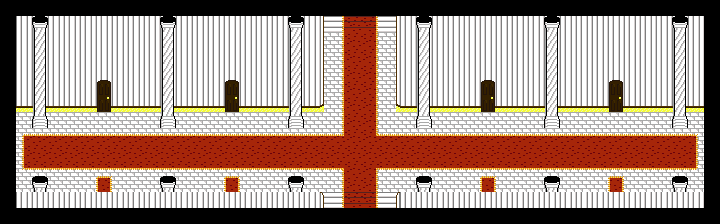

This is a level from a 2D game, rendered from its Tiled map with the project's own tilesets. A one-line summary and the complete map file follow:
An orthogonal 45x14 tile map with 16x16 px tiles, 5 tile layers (sol, mur, element_interactif, deco, ...), 2 tilesets.

<map version="1.9" tiledversion="1.9.2" orientation="orthogonal" renderorder="right-down" width="45" height="14" tilewidth="16" tileheight="16" infinite="0" nextlayerid="7" nextobjectid="1">
 <tileset firstgid="1" source="../tsx/Chato_int1.tsx" />
 <tileset firstgid="43" source="../tsx/collisions.tsx" />
 <layer id="1" name="sol" width="45" height="14">
  <data encoding="csv">
0,0,0,0,0,0,0,0,0,0,0,0,0,0,0,0,0,0,0,0,0,0,0,0,0,0,0,0,0,0,0,0,0,0,0,0,0,0,0,0,0,0,0,0,0,
0,0,0,0,0,0,0,0,0,0,0,0,0,0,0,0,0,0,0,0,0,0,0,0,0,0,0,0,0,0,0,0,0,0,0,0,0,0,0,0,0,0,0,0,0,
0,0,0,0,0,0,0,0,0,0,0,0,0,0,0,0,0,0,0,0,14,14,14,14,14,0,0,0,0,0,0,0,0,0,0,0,0,0,0,0,0,0,0,0,0,
0,0,0,0,0,0,0,0,0,0,0,0,0,0,0,0,0,0,0,0,14,14,14,14,14,0,0,0,0,0,0,0,0,0,0,0,0,0,0,0,0,0,0,0,0,
0,0,0,0,0,0,0,0,0,0,0,0,0,0,0,0,0,0,0,0,14,14,14,14,14,0,0,0,0,0,0,0,0,0,0,0,0,0,0,0,0,0,0,0,0,
0,0,0,0,0,0,0,0,0,0,0,0,0,0,0,0,0,0,0,0,14,14,14,14,14,0,0,0,0,0,0,0,0,0,0,0,0,0,0,0,0,0,0,0,0,
0,0,0,0,0,0,0,0,0,0,0,0,0,0,0,0,0,0,0,0,14,14,14,14,14,0,0,0,0,0,0,0,0,0,0,0,0,0,0,0,0,0,0,0,0,
0,14,14,14,14,14,14,14,14,14,14,14,14,14,14,14,14,14,14,14,14,14,14,14,14,14,14,14,14,14,14,14,14,14,14,14,14,14,14,14,14,14,14,14,0,
0,14,14,14,14,14,14,14,14,14,14,14,14,14,14,14,14,14,14,14,14,14,14,14,14,14,14,14,14,14,14,14,14,14,14,14,14,14,14,14,14,14,14,14,0,
0,14,14,14,14,14,14,14,14,14,14,14,14,14,14,14,14,14,14,14,14,14,14,14,14,14,14,14,14,14,14,14,14,14,14,14,14,14,14,14,14,14,14,14,0,
0,14,14,14,14,14,14,14,14,14,14,14,14,14,14,14,14,14,14,14,14,14,14,14,14,14,14,14,14,14,14,14,14,14,14,14,14,14,14,14,14,14,14,14,0,
0,14,14,14,14,14,14,14,14,14,14,14,14,14,14,14,14,14,14,14,14,14,14,14,14,14,14,14,14,14,14,14,14,14,14,14,14,14,14,14,14,14,14,14,0,
0,0,0,0,0,0,0,0,0,0,0,0,0,0,0,0,0,0,0,0,0,0,0,0,0,0,0,0,0,0,0,0,0,0,0,0,0,0,0,0,0,0,0,0,0,
0,0,0,0,0,0,0,0,0,0,0,0,0,0,0,0,0,0,0,0,0,0,0,0,0,0,0,0,0,0,0,0,0,0,0,0,0,0,0,0,0,0,0,0,0
</data>
 </layer>
 <layer id="3" name="mur" width="45" height="14">
  <data encoding="csv">
0,0,0,0,0,0,0,0,0,0,0,0,0,0,0,0,0,0,0,0,0,0,0,0,0,0,0,0,0,0,0,0,0,0,0,0,0,0,0,0,0,0,0,0,0,
0,24,24,24,24,24,24,24,24,24,24,24,24,24,24,24,24,24,24,24,0,0,0,0,0,24,24,24,24,24,24,24,24,24,24,24,24,24,24,24,24,24,24,24,0,
0,24,24,24,24,24,24,24,24,24,24,24,24,24,24,24,24,24,24,24,0,0,0,0,0,24,24,24,24,24,24,24,24,24,24,24,24,24,24,24,24,24,24,24,0,
0,24,24,24,24,24,24,24,24,24,24,24,24,24,24,24,24,24,24,24,0,0,0,0,0,24,24,24,24,24,24,24,24,24,24,24,24,24,24,24,24,24,24,24,0,
0,24,24,24,24,24,24,24,24,24,24,24,24,24,24,24,24,24,24,24,0,0,0,0,0,24,24,24,24,24,24,24,24,24,24,24,24,24,24,24,24,24,24,24,0,
0,24,24,24,24,24,24,24,24,24,24,24,24,24,24,24,24,24,24,24,0,0,0,0,0,24,24,24,24,24,24,24,24,24,24,24,24,24,24,24,24,24,24,24,0,
0,25,25,25,25,25,25,25,25,25,25,25,25,25,25,25,25,25,25,25,0,0,0,0,0,25,25,25,25,25,25,25,25,25,25,25,25,25,25,25,25,25,25,25,0,
0,0,0,0,0,0,0,0,0,0,0,0,0,0,0,0,0,0,0,0,0,0,0,0,0,0,0,0,0,0,0,0,0,0,0,0,0,0,0,0,0,0,0,0,0,
0,0,0,0,0,0,0,0,0,0,0,0,0,0,0,0,0,0,0,0,0,0,0,0,0,0,0,0,0,0,0,0,0,0,0,0,0,0,0,0,0,0,0,0,0,
0,0,0,0,0,0,0,0,0,0,0,0,0,0,0,0,0,0,0,0,0,0,0,0,0,0,0,0,0,0,0,0,0,0,0,0,0,0,0,0,0,0,0,0,0,
0,0,0,0,0,0,0,0,0,0,0,0,0,0,0,0,0,0,0,0,0,0,0,0,0,0,0,0,0,0,0,0,0,0,0,0,0,0,0,0,0,0,0,0,0,
0,0,0,0,0,0,0,0,0,0,0,0,0,0,0,0,0,0,0,0,0,0,0,0,0,0,0,0,0,0,0,0,0,0,0,0,0,0,0,0,0,0,0,0,0,
0,24,24,24,24,24,24,24,24,24,24,24,24,24,24,24,24,24,24,24,0,0,0,0,0,24,24,24,24,24,24,24,24,24,24,24,24,24,24,24,24,24,24,24,0,
0,0,0,0,0,0,0,0,0,0,0,0,0,0,0,0,0,0,0,0,0,0,0,0,0,0,0,0,0,0,0,0,0,0,0,0,0,0,0,0,0,0,0,0,0
</data>
 </layer>
 <layer id="4" name="element_interactif" width="45" height="14">
  <data encoding="csv">
0,0,0,0,0,0,0,0,0,0,0,0,0,0,0,0,0,0,0,0,0,0,0,0,0,0,0,0,0,0,0,0,0,0,0,0,0,0,0,0,0,0,0,0,0,
0,0,0,0,0,0,0,0,0,0,0,0,0,0,0,0,0,0,0,0,29,30,30,30,30,0,0,0,0,0,0,0,0,0,0,0,0,0,0,0,0,0,0,0,0,
0,0,0,0,0,0,0,0,0,0,0,0,0,0,0,0,0,0,0,0,0,0,0,0,0,0,0,0,0,0,0,0,0,0,0,0,0,0,0,0,0,0,0,0,0,
0,0,0,0,0,0,0,0,0,0,0,0,0,0,0,0,0,0,0,0,0,0,0,0,0,0,0,0,0,0,0,0,0,0,0,0,0,0,0,0,0,0,0,0,0,
0,0,0,0,0,0,0,0,0,0,0,0,0,0,0,0,0,0,0,0,0,0,0,0,0,0,0,0,0,0,0,0,0,0,0,0,0,0,0,0,0,0,0,0,0,
0,0,0,0,0,0,26,0,0,0,0,0,0,0,26,0,0,0,0,0,0,0,0,0,0,0,0,0,0,0,26,0,0,0,0,0,0,0,26,0,0,0,0,0,0,
0,0,0,0,0,0,27,0,0,0,0,0,0,0,27,0,0,0,0,0,0,0,0,0,0,0,0,0,0,0,27,0,0,0,0,0,0,0,27,0,0,0,0,0,0,
0,0,0,0,0,0,0,0,0,0,0,0,0,0,0,0,0,0,0,0,0,0,0,0,0,0,0,0,0,0,0,0,0,0,0,0,0,0,0,0,0,0,0,0,0,
0,0,0,0,0,0,0,0,0,0,0,0,0,0,0,0,0,0,0,0,0,0,0,0,0,0,0,0,0,0,0,0,0,0,0,0,0,0,0,0,0,0,0,0,0,
0,0,0,0,0,0,0,0,0,0,0,0,0,0,0,0,0,0,0,0,0,0,0,0,0,0,0,0,0,0,0,0,0,0,0,0,0,0,0,0,0,0,0,0,0,
0,0,0,0,0,0,0,0,0,0,0,0,0,0,0,0,0,0,0,0,0,0,0,0,0,0,0,0,0,0,0,0,0,0,0,0,0,0,0,0,0,0,0,0,0,
0,0,0,0,0,0,40,0,0,0,0,0,0,0,40,0,0,0,0,0,0,0,0,0,0,0,0,0,0,0,40,0,0,0,0,0,0,0,40,0,0,0,0,0,0,
0,0,0,0,0,0,0,0,0,0,0,0,0,0,0,0,0,0,0,0,29,30,30,30,30,0,0,0,0,0,0,0,0,0,0,0,0,0,0,0,0,0,0,0,0,
0,0,0,0,0,0,0,0,0,0,0,0,0,0,0,0,0,0,0,0,0,0,0,0,0,0,0,0,0,0,0,0,0,0,0,0,0,0,0,0,0,0,0,0,0
</data>
 </layer>
 <layer id="5" name="deco" width="45" height="14">
  <data encoding="csv">
0,0,0,0,0,0,0,0,0,0,0,0,0,0,0,0,0,0,0,0,0,0,0,0,0,0,0,0,0,0,0,0,0,0,0,0,0,0,0,0,0,0,0,0,0,
0,0,28,0,0,0,0,0,0,0,28,0,0,0,0,0,0,0,28,0,35,32,31,33,38,0,28,0,0,0,0,0,0,0,28,0,0,0,0,0,0,0,28,0,0,
0,0,16,0,0,0,0,0,0,0,16,0,0,0,0,0,0,0,16,0,35,4,1,5,38,0,16,0,0,0,0,0,0,0,16,0,0,0,0,0,0,0,16,0,0,
0,0,16,0,0,0,0,0,0,0,16,0,0,0,0,0,0,0,16,0,35,4,1,5,38,0,16,0,0,0,0,0,0,0,16,0,0,0,0,0,0,0,16,0,0,
0,0,16,0,0,0,0,0,0,0,16,0,0,0,0,0,0,0,16,0,35,4,1,5,38,0,16,0,0,0,0,0,0,0,16,0,0,0,0,0,0,0,16,0,0,
0,0,16,0,0,0,0,0,0,0,16,0,0,0,0,0,0,0,16,0,35,4,1,5,38,0,16,0,0,0,0,0,0,0,16,0,0,0,0,0,0,0,16,0,0,
0,0,16,0,0,0,0,0,0,0,16,0,0,0,0,0,0,0,16,0,36,4,1,5,39,0,16,0,0,0,0,0,0,0,16,0,0,0,0,0,0,0,16,0,0,
0,0,17,0,0,0,0,0,0,0,17,0,0,0,0,0,0,0,17,0,0,4,1,5,0,0,17,0,0,0,0,0,0,0,17,0,0,0,0,0,0,0,17,0,0,
0,13,2,2,2,2,2,2,2,2,2,2,2,2,2,2,2,2,2,2,2,6,1,7,2,2,2,2,2,2,2,2,2,2,2,2,2,2,2,2,2,2,2,12,0,
0,4,1,1,1,1,1,1,1,1,1,1,1,1,1,1,1,1,1,1,1,1,1,1,1,1,1,1,1,1,1,1,1,1,1,1,1,1,1,1,1,1,1,5,0,
0,11,3,3,3,3,3,3,3,3,3,3,3,3,3,3,3,3,3,3,3,8,1,9,3,3,3,3,3,3,3,3,3,3,3,3,3,3,3,3,3,3,3,10,0,
0,0,28,0,0,0,0,0,0,0,28,0,0,0,0,0,0,0,28,0,0,4,1,5,0,0,28,0,0,0,0,0,0,0,28,0,0,0,0,0,0,0,28,0,0,
0,0,0,0,0,0,0,0,0,0,0,0,0,0,0,0,0,0,0,0,34,32,31,33,37,0,0,0,0,0,0,0,0,0,0,0,0,0,0,0,0,0,0,0,0,
0,0,0,0,0,0,0,0,0,0,0,0,0,0,0,0,0,0,0,0,0,0,0,0,0,0,0,0,0,0,0,0,0,0,0,0,0,0,0,0,0,0,0,0,0
</data>
 </layer>
 <layer id="6" name="collision" width="45" height="14" opacity="0">
  <data encoding="csv">
0,0,0,0,0,0,0,0,0,0,0,0,0,0,0,0,0,0,0,0,43,43,43,43,43,0,0,0,0,0,0,0,0,0,0,0,0,0,0,0,0,0,0,0,0,
0,0,0,0,0,0,0,0,0,0,0,0,0,0,0,0,0,0,0,43,0,0,0,0,0,43,0,0,0,0,0,0,0,0,0,0,0,0,0,0,0,0,0,0,0,
0,0,0,0,0,0,0,0,0,0,0,0,0,0,0,0,0,0,0,43,0,0,0,0,0,43,0,0,0,0,0,0,0,0,0,0,0,0,0,0,0,0,0,0,0,
0,0,0,0,0,0,0,0,0,0,0,0,0,0,0,0,0,0,0,43,0,0,0,0,0,43,0,0,0,0,0,0,0,0,0,0,0,0,0,0,0,0,0,0,0,
0,0,0,0,0,0,43,0,0,0,0,0,0,0,43,0,0,0,0,43,0,0,0,0,0,43,0,0,0,0,43,0,0,0,0,0,0,0,43,0,0,0,0,0,0,
0,43,43,43,43,43,0,43,43,43,43,43,43,43,0,43,43,43,43,43,0,0,0,0,0,43,43,43,43,43,0,43,43,43,43,43,43,43,0,43,43,43,43,43,0,
43,0,43,0,0,0,0,0,0,0,43,0,0,0,0,0,0,0,43,0,0,0,0,0,0,0,43,0,0,0,0,0,0,0,43,0,0,0,0,0,0,0,43,0,43,
43,0,43,0,0,0,0,0,0,0,43,0,0,0,0,0,0,0,43,0,0,0,0,0,0,0,43,0,0,0,0,0,0,0,43,0,0,0,0,0,0,0,43,0,43,
43,0,0,0,0,0,0,0,0,0,0,0,0,0,0,0,0,0,0,0,0,0,0,0,0,0,0,0,0,0,0,0,0,0,0,0,0,0,0,0,0,0,0,0,43,
43,0,0,0,0,0,0,0,0,0,0,0,0,0,0,0,0,0,0,0,0,0,0,0,0,0,0,0,0,0,0,0,0,0,0,0,0,0,0,0,0,0,0,0,43,
43,0,0,0,0,0,0,0,0,0,0,0,0,0,0,0,0,0,0,0,0,0,0,0,0,0,0,0,0,0,0,0,0,0,0,0,0,0,0,0,0,0,0,0,43,
43,0,43,0,0,0,0,0,0,0,43,0,0,0,0,0,0,0,43,0,0,0,0,0,0,0,43,0,0,0,0,0,0,0,43,0,0,0,0,0,0,0,43,0,43,
43,43,43,43,43,43,43,43,43,43,43,43,43,43,43,43,43,43,43,43,0,0,0,0,0,43,43,43,43,43,43,43,43,43,43,43,43,43,43,43,43,43,43,43,43,
0,0,0,0,0,0,0,0,0,0,0,0,0,0,0,0,0,0,0,0,43,43,43,43,43,0,0,0,0,0,0,0,0,0,0,0,0,0,0,0,0,0,0,0,0
</data>
 </layer>
</map>